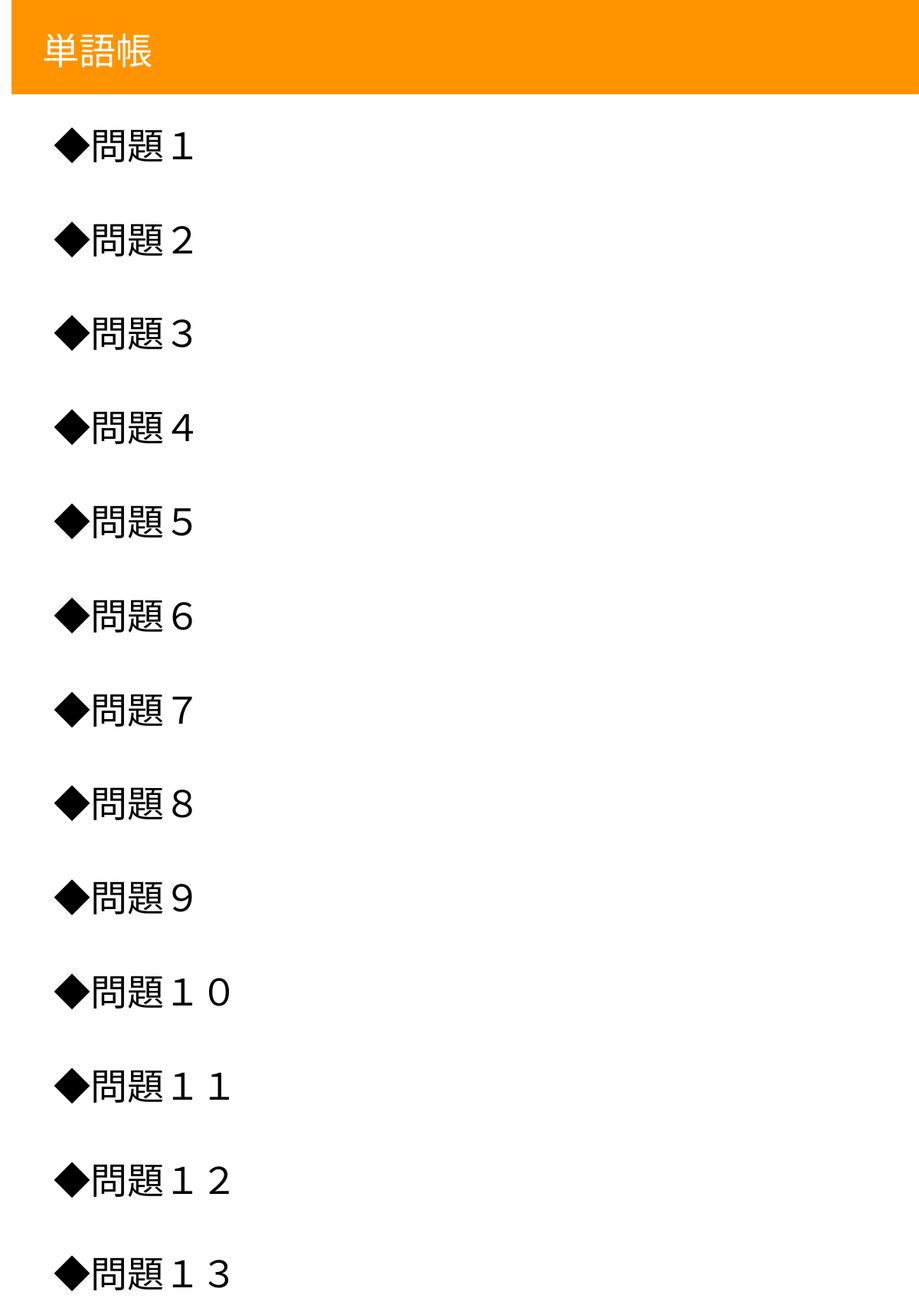
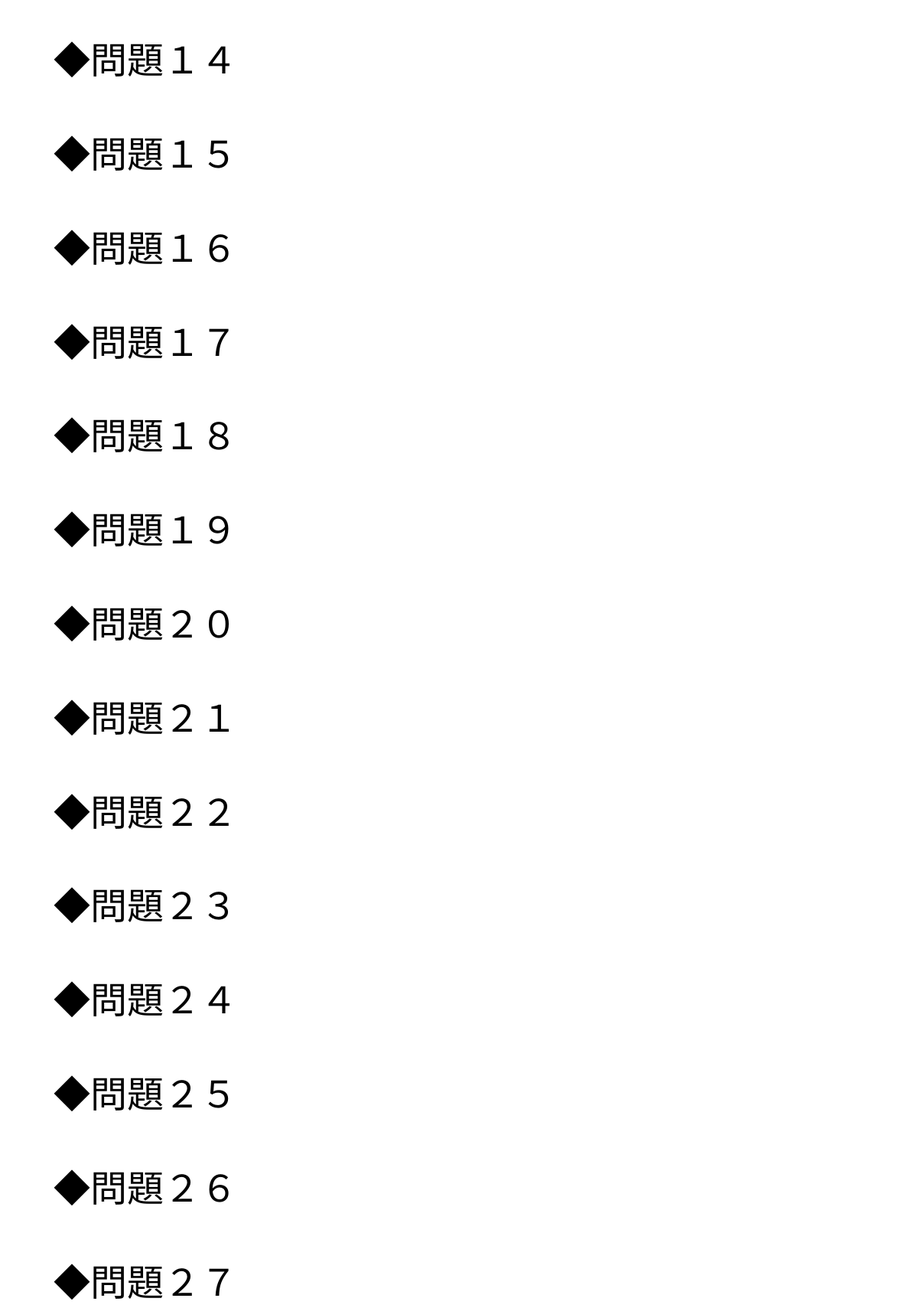
The app's page / (signed in, upper part) with its own data (2 pictures, top to bottom).
### blog/models.py (models this page shows, shortened)
class Post(models.Model):
    author = models.ForeignKey('auth.User', on_delete=models.CASCADE)
    number = models.CharField(max_length=200,null=True)
    title = models.TextField(null=True)
    text = models.TextField()
    answer1 = models.TextField(null=True)
    answer2 = models.TextField(null=True)
    created_date = models.DateTimeField(default=timezone.now)
    published_date = models.DateTimeField(blank=True, null=True)

### blog/views.py (the view)
# urls.py: path('',views.post_list, name='post_list'),
def post_list(request):
    posts = Post.objects.filter(published_date__lte=timezone.now()).order_by('published_date')
    return render(request, 'blog/post_list.html', {'posts': posts})

### blog/templates/blog/post_list.html (shortened to what this page needs)
{% extends 'blog/base.html' %}
{% block content %}
{% for post in posts %}
<div class="post">
  <h1><font size="30"><a href="{% url 'post_detail' pk=post.pk %}">◆{{ post.number }}</a></font></h1>
</div>
{% endfor %}
{% endblock %}

### blog/static/css/blog.css (style rules this page uses)
h1 a { color: #FCA205; font-family: 'Lobster'; }
body { padding-left: 15px; }
h1, h2, h3, h4 { font-family: 'Lobster', cursive; }
.post { margin-bottom: 70px; }
.post h1 a, .post h1 a:visited { color: #000000; }

### records on screen
Post: number "問題１"
Post: number "問題２"
Post: number "問題３"
Post: number "問題４"
Post: number "問題５"
Post: number "問題６"
Post: number "問題７"
Post: number "問題８"
Post: number "問題９"
Post: number "問題１０"
Post: number "問題１１"
Post: number "問題１２"
Post: number "問題１３"
Post: number "問題１４"
Post: number "問題１５"
Post: number "問題１６"
Post: number "問題１７"
Post: number "問題１８"
Post: number "問題１９"
Post: number "問題２０"
Post: number "問題２１"
Post: number "問題２２"
Post: number "問題２３"
Post: number "問題２４"
Post: number "問題２５"
Post: number "問題２６"
Post: number "問題２７"
